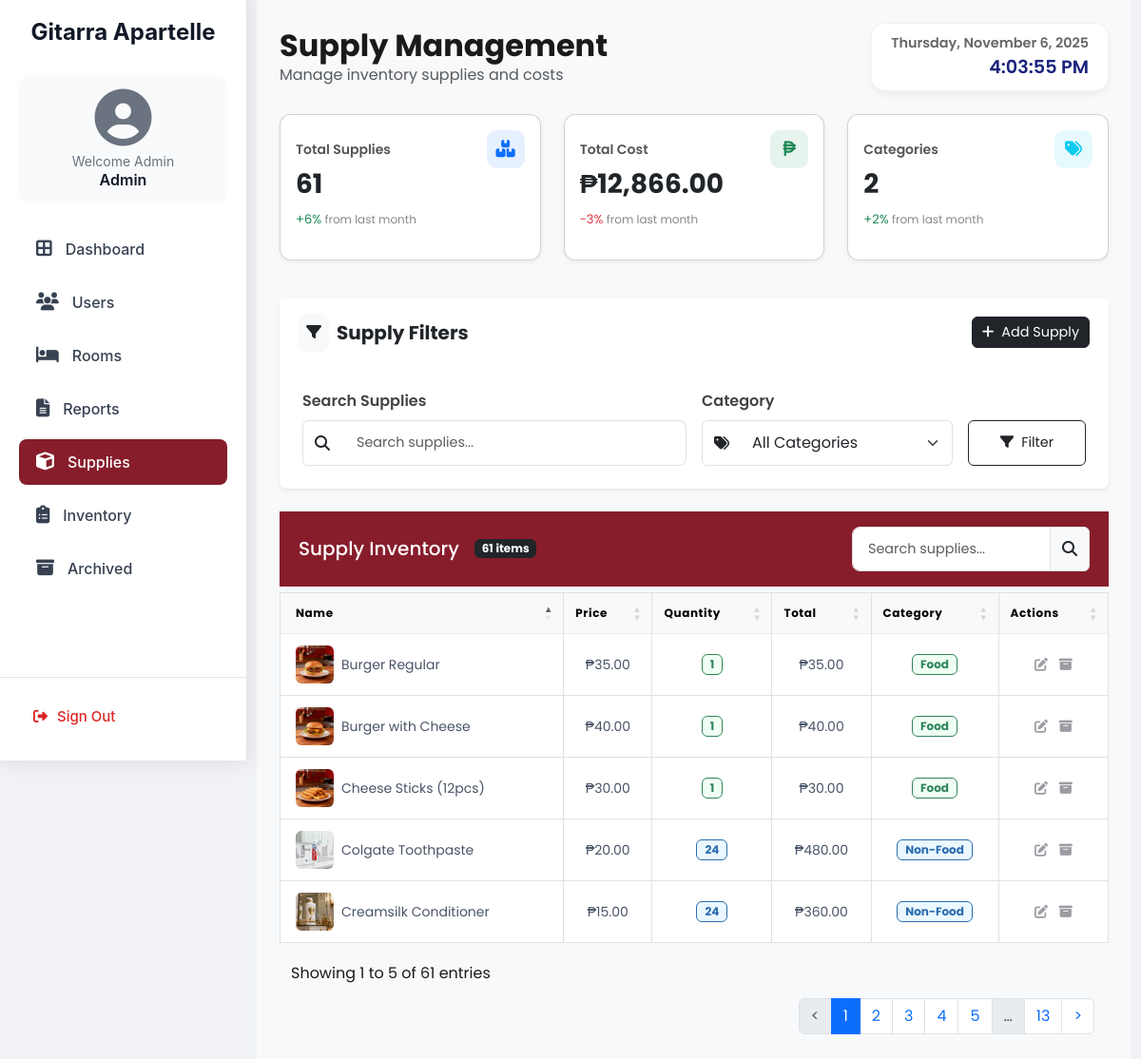
The app's page /admin-supplies.php with its own data.
### tables this page shows
CREATE TABLE `supplies` (
  `id` int NOT NULL,
  `name` varchar(100) NOT NULL,
  `price` decimal(10,2) NOT NULL,
  `quantity` int NOT NULL DEFAULT '1',
  `category` enum('Food','Non-Food') NOT NULL,
  `image` varchar(255) DEFAULT NULL,
  `created_at` timestamp NULL DEFAULT CURRENT_TIMESTAMP,
  `is_archived` tinyint(1) DEFAULT '0',
  `archived_at` datetime DEFAULT NULL
);

### admin-supplies.php (the view, shortened to what this page needs)
<?php
require_once 'database.php';
$search = $_GET['search'] ?? '';
$where = [];
$where[] = "is_archived = 0";
$whereSql = 'WHERE ' . implode(' AND ', $where);
$stmt = $conn->prepare("SELECT * FROM supplies $whereSql ORDER BY name ASC");
$stmt->execute();
$supplies = $stmt->get_result()->fetch_all(MYSQLI_ASSOC);
$totalSupplies = count($supplies);
$totalCost = array_reduce($supplies, fn($sum, $s) => $sum + ($s['price'] * $s['quantity']), 0);
?>
<!DOCTYPE html>
<html lang="en">
<head>
  <link href="https://cdn.jsdelivr.net/npm/bootstrap@5.3.0/dist/css/bootstrap.min.css" rel="stylesheet">
  <link rel="stylesheet" href="https://cdnjs.cloudflare.com/ajax/libs/font-awesome/6.4.2/css/all.min.css">
    <link href="https://cdn.datatables.net/1.11.5/css/dataTables.bootstrap5.min.css" rel="stylesheet">
  <link href="style.css" rel="stylesheet">
</head>
<body>
  <div class="sidebar">
    <h4>Gitarra Apartelle</h4>
    <div class="user-info">
      <i class="fa-solid fa-user-circle"></i>
      <p>Welcome Admin</p>
      <h6>Admin</h6>
    </div>
    <div class="nav-links">
      <a href="admin-dashboard.php"><i class="fa-solid fa-border-all"></i> Dashboard</a>
      <a href="admin-user.php"><i class="fa-solid fa-users"></i> Users</a>
      <a href="admin-room.php"><i class="fa-solid fa-bed"></i> Rooms</a>
      <a href="admin-report.php"><i class="fa-solid fa-file-lines"></i> Reports</a>
      <a href="admin-supplies.php" class="active"><i class="fa-solid fa-cube"></i> Supplies</a>
      <a href="admin-inventory.php"><i class="fa-solid fa-clipboard-list"></i> Inventory</a>
      <a href="admin-archive.php"><i class="fa-solid fa-archive"></i> Archived</a>
    </div>
    <div class="signout">
      <a href="admin-logout.php"><i class="fa-solid fa-right-from-bracket"></i> Sign Out</a>
    </div>
  </div>
<div class="content p-4">
  <div class="d-flex justify-content-between align-items-center mb-4">
    <div>
      <h2 class="fw-bold mb-0">Supply Management</h2>
      <p class="text-muted mb-0">Manage inventory supplies and costs</p>
    </div>
    <div class="clock-box text-end">
      <div id="currentDate" class="fw-semibold"></div>
      <div id="currentTime"></div>
    </div>
  </div>
<div class="row mb-4">
    <div class="col-md-4 mb-3">
        <div class="card stat-card h-100 p-3">
            <div class="d-flex justify-content-between align-items-center">
                <p class="stat-title">Total Supplies</p>
                <div class="stat-icon bg-primary bg-opacity-10 text-primary">
                    <i class="fas fa-boxes-stacked"></i>
                </div>
            </div>
            <h3 class="fw-bold mb-1"><?php echo $totalSupplies; ?></h3>
            <p class="stat-change text-success">+6% <span>from last month</span></p>
        </div>
    </div>
    <div class="col-md-4 mb-3">
        <div class="card stat-card h-100 p-3">
            <div class="d-flex justify-content-between align-items-center">
                <p class="stat-title">Total Cost</p>
                <div class="stat-icon bg-success bg-opacity-10 text-success">
                    <i class="fas fa-peso-sign"></i>
                </div>
            </div>
            <h3 class="fw-bold mb-1">₱<?php echo number_format($totalCost, 2); ?></h3>
            <p class="stat-change text-danger">-3% <span>from last month</span></p>
        </div>
    </div>
    <div class="col-md-4 mb-3">
        <div class="card stat-card h-100 p-3">
            <div class="d-flex justify-content-between align-items-center">
                <p class="stat-title">Categories</p>
                <div class="stat-icon bg-info bg-opacity-10 text-info">
                    <i class="fas fa-tags"></i>
                </div>
            </div>
            <h3 class="fw-bold mb-1">2</h3>
            <p class="stat-change text-success">+2% <span>from last month</span></p>
        </div>
    </div>
</div>
<div class="card mb-4 border-0 shadow-sm rounded-3">
  <div class="card-header bg-white d-flex justify-content-between align-items-center py-3 border-0">
    <div class="d-flex align-items-center">
      <div class="bg-light p-2 rounded-3 me-2">
        <i class="fas fa-filter text-dark"></i>
      </div>
      <h5 class="mb-0 fw-bold">Supply Filters</h5>
    </div>
    <button class="btn btn-dark d-flex align-items-center" data-bs-toggle="modal" data-bs-target="#addSupplyModal">
      <i class="fas fa-plus me-2"></i> Add Supply
    </button>
  </div>
  <div class="card-body">
    <form class="row g-3 align-items-end" method="GET">
      <div class="col-md-6">
        <label class="form-label fw-semibold">Search Supplies</label>
        <div class="input-group">
          <span class="input-group-text bg-white"><i class="fas fa-search"></i></span>
          <input type="text" name="search" class="form-control border-start-0 same-height"
                 placeholder="Search supplies..." value="<?= htmlspecialchars($search) ?>">
        </div>
      </div>
      <div class="col-md-4">
        <label class="form-label fw-semibold">Category</label>
        <div class="input-group">
          <span class="input-group-text bg-white"><i class="fas fa-tags"></i></span>
          <select name="category" class="form-select border-start-0 same-height">
            <option value="">All Categories</option>
          </select>
        </div>
      </div>
      <div class="col-md-2">
        <button class="btn btn-outline-dark w-100 same-height d-flex align-items-center justify-content-center">
          <i class="fas fa-filter me-2"></i> Filter
        </button>
      </div>
    </form>
  </div>
</div>
 <div class="toast-container position-fixed top-0 end-0 p-3" style="z-index: 1100;">
</div>
<div class="card-header d-flex justify-content-between align-items-center py-3" style="background-color: #871D2B;">
  <div class="d-flex align-items-center">
    <h5 class="mb-0 me-3 text-white">Supply Inventory</h5>
    <span class="badge bg-dark"><?php echo $totalSupplies; ?> items</span>
  </div>
  <div class="input-group" style="width: 250px;">
    <input type="text" id="supplySearch" class="form-control form-control-sm" placeholder="Search supplies...">
    <span class="input-group-text"><i class="fas fa-search"></i></span>
  </div>
</div>
  <div class="card-body p-0">
    <div class="table-responsive">
      <table id="supplyTable" class="table table-bordered table-hover">
        <thead class="table-light">
          <tr>
            <th class="ps-3">Name</th>
            <th>Price</th>
            <th>Quantity</th>
            <th>Total</th>
            <th>Category</th>
            <th>Actions</th>
          </tr>
        </thead>
        <tbody>
          <?php if (count($supplies) > 0): ?>
            <?php foreach ($supplies as $s): ?>
            <tr>
            <td class="ps-3">
              <div class="d-flex align-items-center">
                <?php if (!empty($s['image']) && file_exists($s['image'])): ?>
                  <img src="<?= htmlspecialchars($s['image']) ?>"
                      alt="<?= htmlspecialchars($s['name']) ?>"
                      class="rounded me-2"
                      style="width: 40px; height: 40px; object-fit: cover;">
                <?php endif; ?>
                <div><?= htmlspecialchars($s['name']) ?></div>
              </div>
            </td>
              <td>₱<?= number_format($s['price'], 2) ?></td>
                <td>
                <span class="badge
                  <?php if ($s['category'] == 'Food'): ?>
                    bg-green-100 text-green-800 border-green-200
                  <?php else: ?>
                    bg-blue-100 text-blue-800 border-blue-200
                  <?php endif; ?>
                ">
                    <?= (int)$s['quantity'] ?>
                  </span>
                </td>
              <td>₱<?= number_format($s['price'] * $s['quantity'], 2) ?></td>
              <td>
                <span class="badge
                  <?php if ($s['category'] == 'Food'): ?>
                    bg-green-100 text-green-800 border-green-200
                  <?php else: ?>
                    bg-blue-100 text-blue-800 border-blue-200
                  <?php endif; ?>
                ">
                  <?= htmlspecialchars($s['category']) ?>
                </span>
              </td>
              <td class="text-center user-actions">
              <span class="action-btn edit me-2"
                    onclick="populateEditForm(<?= $s['id'] ?>, '<?= htmlspecialchars($s['name'], ENT_QUOTES) ?>', <?= $s['price'] ?>, <?= $s['quantity'] ?>, '<?= $s['category'] ?>', '<?= htmlspecialchars($s['image'] ?? '', ENT_QUOTES) ?>')">
                  <i class="fas fa-edit"></i>
                </span>
<span class="action-btn archive"
      onclick="confirmArchive(<?= $s['id'] ?>, '<?= htmlspecialchars($s['name'], ENT_QUOTES) ?>')">
  <i class="fas fa-archive"></i>
</span>
              </td>
            </tr>
            <?php endforeach; ?>
          <?php endif; ?>
        </tbody>
      </table>
    </div>
  </div>
</div>
</body>
</html>

### style.css (style rules this page uses)
body { display: flex; background: #f0f2f5; font-family: 'Poppins', sans-serif; color: #1a1a1a; }
.sidebar { width: 280px; height: 100vh; background: linear-gradient(180deg, #222222, #0f0f0f); color: white; position: fixed; padding-top: 20px; transition: all 0.3s ease-in-out; box-shadow: 0 0 20px rgba(0, 0, 0, 0.1); z-index: 1000; }
.sidebar .user-info { text-align: center; margin-bottom: 20px; }
.sidebar .user-info i { font-size: 60px; animation: fadeIn 1s ease-in-out; }
.sidebar a { color: rgba(255, 255, 255, 0.8); text-decoration: none; padding: 15px 25px; display: flex; align-items: center; gap: 12px; transition: all 0.3s ease-in-out; border-radius: 0 30px 30px 0; margin: 5px 0; font-weight: 500; }
.sidebar a.active { background: rgba(255, 255, 255, 0.2); color: white; }
.content { margin-left: 280px; padding: 30px; width: calc(100% - 280px); transition: all 0.3s ease-in-out; min-height: 100vh; background: #f8f9fa; }
.content { margin-left: 260px; padding: 20px; }
.card-header { border-bottom: none; padding: 1.25rem; }
.card-body { padding: 1.5rem; }
.card { transition: all 0.3s ease; }
.form-control { border: 1px solid #e0e0e0; padding: 0.75rem 1rem; font-size: 0.9rem; border-radius: 8px; transition: all 0.3s ease; }
.form-label { font-weight: 500; color: #444; margin-bottom: 0.5rem; }
.clock-box { padding: 10px 20px; background-color: white; border-radius: 15px; box-shadow: 0 4px 6px rgba(0,0,0,0.05); border: 1px solid rgba(0,0,0,0.05); }
#currentDate { font-size: 0.9rem; color: #666; }
#currentTime { font-size: 1.2rem; font-weight: 600; color: #1a237e; }
.table th, .table td { text-align: center; vertical-align: middle; }
.btn { font-size: 0.9rem; padding: 5px 10px; }

### records on screen
supplies: image (picture), name "Burger Regular", price "35.00", quantity "1", $s['price']*$s['quantity'] "35.00", category "Food"
supplies: image (picture), name "Burger with Cheese", price "40.00", quantity "1", $s['price']*$s['quantity'] "40.00", category "Food"
supplies: image (picture), name "Cheese Sticks (12pcs)", price "30.00", quantity "1", $s['price']*$s['quantity'] "30.00", category "Food"
supplies: image (picture), name "Colgate Toothpaste", price "20.00", quantity "24", $s['price'] * $s['quantity'] "480.00", category "Non-Food"
supplies: image (picture), name "Creamsilk Conditioner", price "15.00", quantity "24", $s['price'] * $s['quantity'] "360.00", category "Non-Food"

### other values on screen
$totalSupplies "61"
$totalCost "12,866.00"
